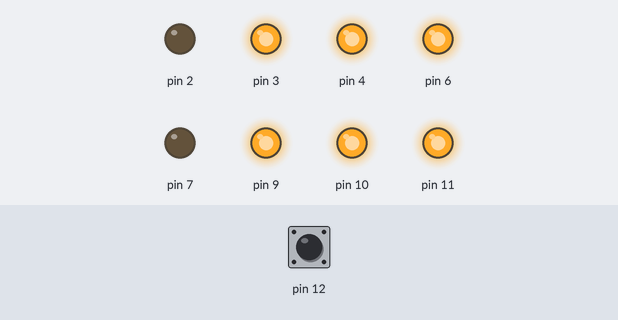
The sketch below on a simulated Arduino Uno, built with avr-gcc and run on an emulated ATmega328P. On the bench: output pins drawn as LEDs (lit = HIGH). Inputs (shaded band) come from the test bench; at power-on: pin 12 LOW. What the sketch prints to the serial monitor is not drawn.

Above: at 1.2 s.
1.3 s: pin 12 driven HIGH
At 1.6 s:
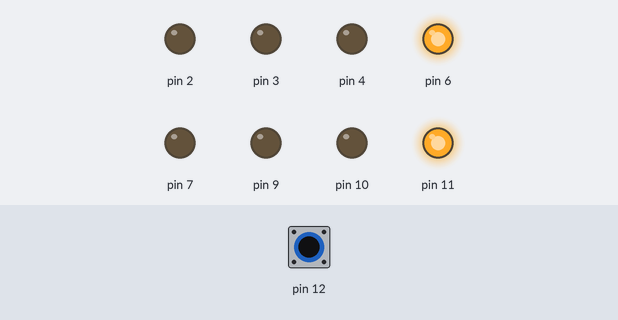
2.8 s: pin 12 pulsed LOW 5 times (0.12 s each, 0.3 s apart)
At 5.1 s:
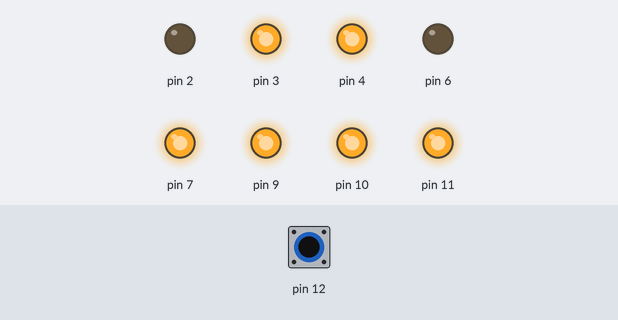
5.8 s: pin 12 pulsed LOW 2 times (0.12 s each, 0.3 s apart)
At 6.8 s:
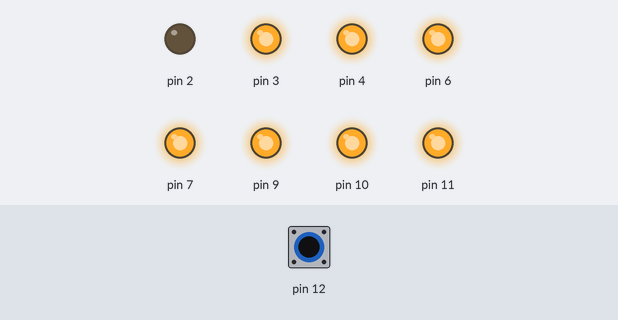
Timing chart, 0 to 8.8 s (numbered marks = the images above; inputs shaded):
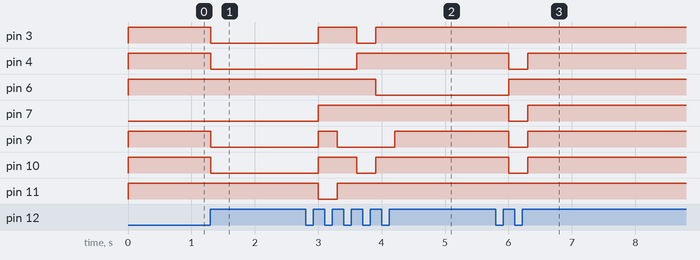

Measured:
- after the input at 1.3 s, pin 3, pin 4, pin 9, pin 10: HIGH → LOW at once
- after the input at 2.8 s, pin 3, pin 10: LOW → HIGH after 0.20 s, → LOW 0.60 s later, → HIGH 0.30 s later; pin 4: LOW → HIGH after 0.80 s; pin 6: HIGH → LOW after 1.1 s; pin 7: LOW → HIGH after 0.20 s; pin 9: LOW → HIGH after 0.20 s, → LOW 0.30 s later, → HIGH 0.90 s later
- after the input at 5.8 s, pin 4, pin 7, pin 9, pin 10: HIGH → LOW after 0.21 s, → HIGH 0.30 s later; pin 6: LOW → HIGH after 0.21 s

The sketch:

BnW_Line_Follower_with_7_Segment_Display.ino
```cpp
void setup()
{
    pinMode(12,INPUT);
    pinMode(2,OUTPUT);

     pinMode(3,OUTPUT);

  pinMode(4,OUTPUT);

  pinMode(6,OUTPUT);

  pinMode(7,OUTPUT);

  pinMode(9,OUTPUT);

  pinMode(10,OUTPUT);

  pinMode(11,OUTPUT);


    Serial.begin(9600);

}
  int x;
  int a=1;
  int b=1;
  int i=0;
void loop()
{

if(i>=10)
{
  digitalWrite(2,HIGH);
  i=0;
}

    x=digitalRead(12);
    a=digitalRead(12);
    Serial.print(x);


if(a==1&&b==0)
{
  i++;
}
int t=a;
a=b;
b=t;

switch(i)
  {


  case 9:
  {
    //9
  digitalWrite(3,HIGH);
  digitalWrite(4,HIGH);
  digitalWrite(6,HIGH);
  digitalWrite(7,HIGH);
  digitalWrite(9,LOW);
  digitalWrite(10,HIGH);
  digitalWrite(11,HIGH);


  }
  break;

  case 8:
  {
     //8
  digitalWrite(3,HIGH);
  digitalWrite(4,HIGH);
  digitalWrite(6,HIGH);
  digitalWrite(7,HIGH);
  digitalWrite(9,HIGH);
  digitalWrite(10,HIGH);
  digitalWrite(11,HIGH);

  }
  break;


  case 7:
  {
    //7
 digitalWrite(3,HIGH);
  digitalWrite(4,LOW);
  digitalWrite(6,HIGH);
  digitalWrite(7,LOW);
  digitalWrite(9,LOW);
  digitalWrite(10,LOW);
  digitalWrite(11,HIGH);
  }
  break;


  case 6:
  {
     //6
 digitalWrite(3,HIGH);
  digitalWrite(4,HIGH);
  digitalWrite(6,LOW);
  digitalWrite(7,HIGH);
  digitalWrite(9,HIGH);
  digitalWrite(10,HIGH);
  digitalWrite(11,HIGH);
  }
  break;

    case 5:
  {
     //5
 digitalWrite(3,HIGH);
  digitalWrite(4,HIGH);
  digitalWrite(6,LOW);
  digitalWrite(7,HIGH);
  digitalWrite(9,LOW);
  digitalWrite(10,HIGH);
  digitalWrite(11,HIGH);
  }
  break;

    case 4:
  {
     //4
 digitalWrite(3,LOW);
  digitalWrite(4,HIGH);
  digitalWrite(6,HIGH);
  digitalWrite(7,HIGH);
  digitalWrite(9,LOW);
  digitalWrite(10,LOW);
  digitalWrite(11,HIGH);
  }
  break;

    case 3:
  {
     //3
 digitalWrite(3,HIGH);
  digitalWrite(4,LOW);
  digitalWrite(6,HIGH);
  digitalWrite(7,HIGH);
  digitalWrite(9,LOW);
  digitalWrite(10,HIGH);
  digitalWrite(11,HIGH);
  }
  break;

    case 2:
  {
     //2
 digitalWrite(3,HIGH);
  digitalWrite(4,LOW);
  digitalWrite(6,HIGH);
  digitalWrite(7,HIGH);
  digitalWrite(9,HIGH);
  digitalWrite(10,HIGH);
  digitalWrite(11,LOW);
  }
  break;

    case 1:
  {

  //1
 digitalWrite(3,LOW);
  digitalWrite(4,LOW);
  digitalWrite(6,HIGH);
  digitalWrite(7,LOW);
  digitalWrite(9,LOW);
  digitalWrite(10,LOW);
  digitalWrite(11,HIGH);
  }
  break;

  case 0:
  {
    //0

  digitalWrite(3,HIGH);
  digitalWrite(4,HIGH);
  digitalWrite(6,HIGH);
  digitalWrite(7,LOW);
  digitalWrite(9,HIGH);
  digitalWrite(10,HIGH);
  digitalWrite(11,HIGH);
  }
  break;
  default:
  {
     digitalWrite(3,LOW);
  digitalWrite(4,LOW);
  digitalWrite(6,LOW);
  digitalWrite(7,HIGH);
  digitalWrite(9,LOW);
  digitalWrite(10,LOW);
  digitalWrite(11,LOW);
  }

  }
  delay(100);
}
```
